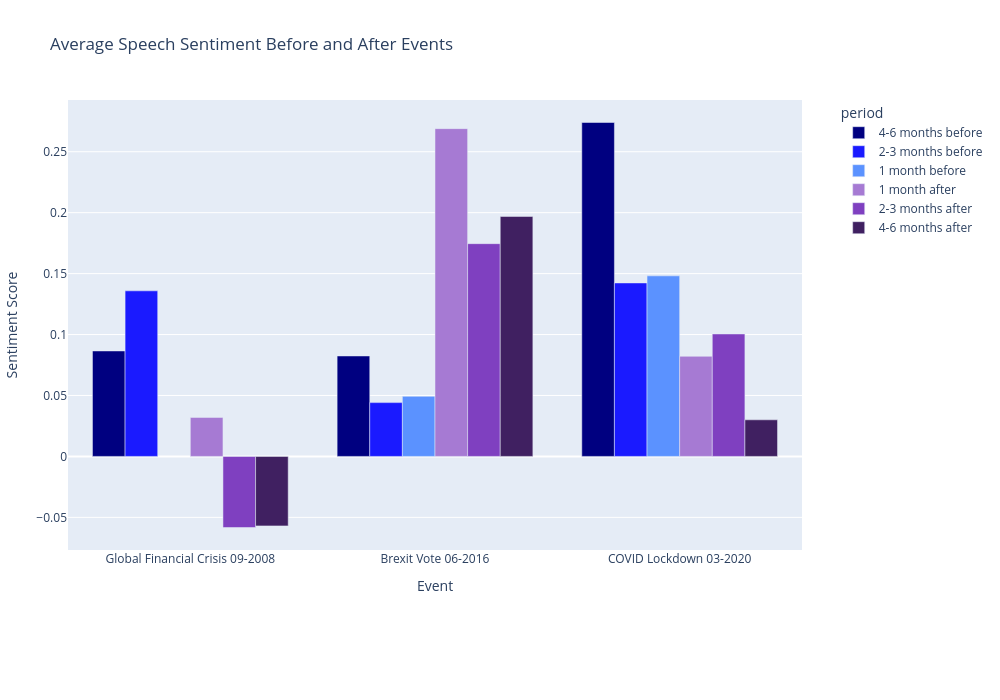

Notebook code cell kept with this figure:
### Code cell
# Create bar plot
fig = px.bar(
    sentiment_df,
    x='event',
    y='avg_sentiment',
    color='period',
    barmode='group',
    text='avg_sentiment',
    title='Average Speech Sentiment Before and After Events',
    labels={'avg_sentiment': 'Sentiment Score', 'event': 'Event'},
    category_orders={'event': ['Global Financial Crisis 09-2008', 'Brexit Vote 06-2016', 'COVID Lockdown 03-2020']},
    color_discrete_map={
        '4-6 months before': '#000080', 
        '2-3 months before': '#1a1aff', 
        '1 month before': '#5b92ff',
        '1 month after': '#a67ad3',
        '2-3 months after': '#7f40c0',
        '4-6 months after': '#402061'
    }
)

# Rotate x-axis labels for better fit
fig.update_xaxes()
fig.update_traces(text=None)

# Improve layout: bigger size, margins, and legend position
fig.update_layout(
    height=700,
    width=1000,
    margin=dict(l=50, r=50, t=100, b=150),
    showlegend=True,
    legend=dict(
        x=1.05,
        y=1,
        xanchor='left',
        yanchor='top'
    )
)

# Show the plot
fig.show()

### Figure 1 — Plotly figure (JSON) as saved in the notebook; plotly's stock layout.template omitted (floating-point values rounded to 4 significant figures)
{"data": [{"alignmentgroup": "True", "hovertemplate": "period=4-6 months before<br>Event=%{x}<br>Sentiment Score=%{text}<extra></extra>", "legendgroup": "4-6 months before", "marker": {"color": "#000080", "pattern": {"shape": ""}}, "name": "4-6 months before", "offsetgroup": "4-6 months before", "orientation": "v", "showlegend": true, "textposition": "auto", "type": "bar", "x": ["Global Financial Crisis 09-2008", "COVID Lockdown 03-2020", "Brexit Vote 06-2016"], "xaxis": "x", "y": [0.08652, 0.274, 0.08242], "yaxis": "y"}, {"alignmentgroup": "True", "hovertemplate": "period=2-3 months before<br>Event=%{x}<br>Sentiment Score=%{text}<extra></extra>", "legendgroup": "2-3 months before", "marker": {"color": "#1a1aff", "pattern": {"shape": ""}}, "name": "2-3 months before", "offsetgroup": "2-3 months before", "orientation": "v", "showlegend": true, "textposition": "auto", "type": "bar", "x": ["Global Financial Crisis 09-2008", "COVID Lockdown 03-2020", "Brexit Vote 06-2016"], "xaxis": "x", "y": [0.1359, 0.1423, 0.04415], "yaxis": "y"}, {"alignmentgroup": "True", "hovertemplate": "period=1 month before<br>Event=%{x}<br>Sentiment Score=%{text}<extra></extra>", "legendgroup": "1 month before", "marker": {"color": "#5b92ff", "pattern": {"shape": ""}}, "name": "1 month before", "offsetgroup": "1 month before", "orientation": "v", "showlegend": true, "textposition": "auto", "type": "bar", "x": ["COVID Lockdown 03-2020", "Brexit Vote 06-2016", "Global Financial Crisis 09-2008"], "xaxis": "x", "y": [0.1481, 0.04929, null], "yaxis": "y"}, {"alignmentgroup": "True", "hovertemplate": "period=1 month after<br>Event=%{x}<br>Sentiment Score=%{text}<extra></extra>", "legendgroup": "1 month after", "marker": {"color": "#a67ad3", "pattern": {"shape": ""}}, "name": "1 month after", "offsetgroup": "1 month after", "orientation": "v", "showlegend": true, "textposition": "auto", "type": "bar", "x": ["Brexit Vote 06-2016", "Global Financial Crisis 09-2008", "COVID Lockdown 03-2020"], "xaxis": "x", "y": [0.2689, 0.032, 0.08213], "yaxis": "y"}, {"alignmentgroup": "True", "hovertemplate": "period=2-3 months after<br>Event=%{x}<br>Sentiment Score=%{text}<extra></extra>", "legendgroup": "2-3 months after", "marker": {"color": "#7f40c0", "pattern": {"shape": ""}}, "name": "2-3 months after", "offsetgroup": "2-3 months after", "orientation": "v", "showlegend": true, "textposition": "auto", "type": "bar", "x": ["COVID Lockdown 03-2020", "Brexit Vote 06-2016", "Global Financial Crisis 09-2008"], "xaxis": "x", "y": [0.1005, 0.1746, -0.05832], "yaxis": "y"}, {"alignmentgroup": "True", "hovertemplate": "period=4-6 months after<br>Event=%{x}<br>Sentiment Score=%{text}<extra></extra>", "legendgroup": "4-6 months after", "marker": {"color": "#402061", "pattern": {"shape": ""}}, "name": "4-6 months after", "offsetgroup": "4-6 months after", "orientation": "v", "showlegend": true, "textposition": "auto", "type": "bar", "x": ["Brexit Vote 06-2016", "Global Financial Crisis 09-2008", "COVID Lockdown 03-2020"], "xaxis": "x", "y": [0.1969, -0.05699, 0.03004], "yaxis": "y"}], "layout": {"barmode": "group", "height": 700, "legend": {"title": {"text": "period"}, "tracegroupgap": 0, "x": 1.05, "xanchor": "left", "y": 1, "yanchor": "top"}, "margin": {"b": 150, "l": 50, "r": 50, "t": 100}, "showlegend": true, "title": {"text": "Average Speech Sentiment Before and After Events"}, "width": 1000, "xaxis": {"anchor": "y", "autorange": true, "categoryarray": ["Global Financial Crisis 09-2008", "Brexit Vote 06-2016", "COVID Lockdown 03-2020"], "categoryorder": "array", "domain": [0, 1], "range": [-0.5, 2.5], "title": {"text": "Event"}, "type": "category"}, "yaxis": {"anchor": "x", "autorange": true, "domain": [0, 1], "range": [-0.07678, 0.2924], "title": {"text": "Sentiment Score"}, "type": "linear"}}}
